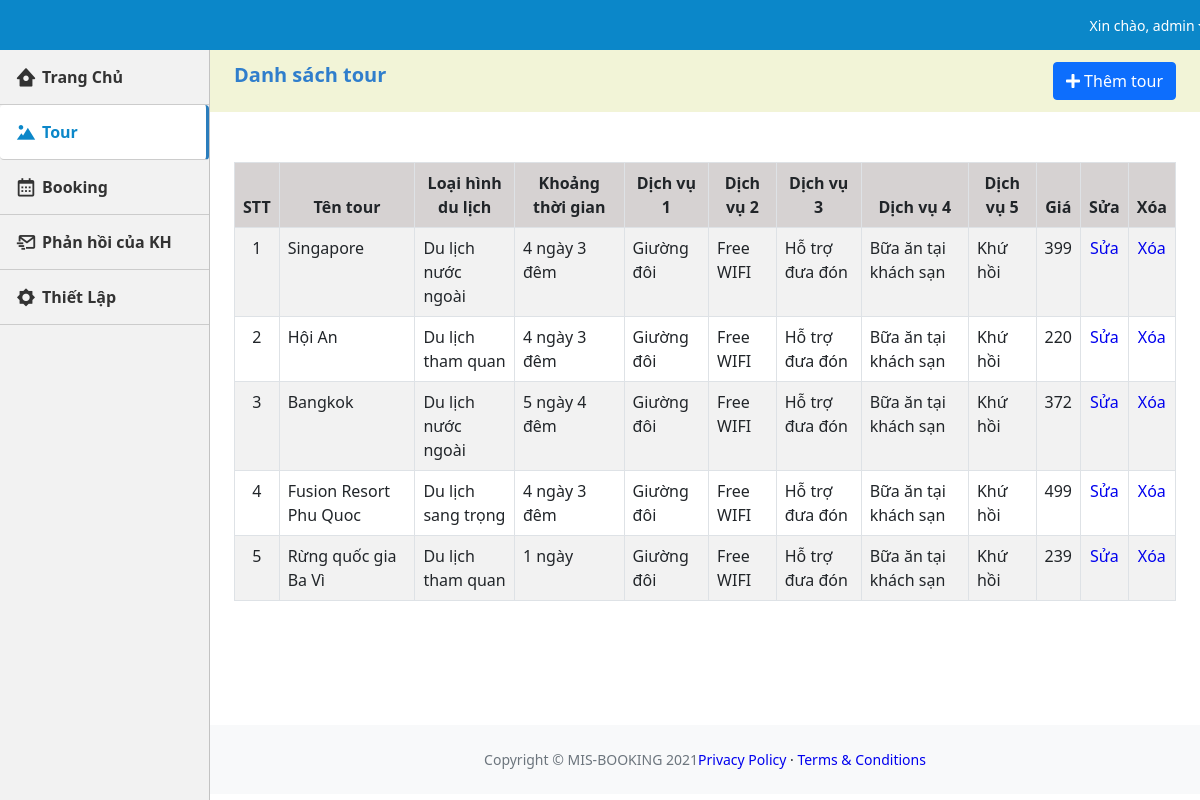
The app's page /admin/tour.php (signed in) with its own data.
### tables this page shows
CREATE TABLE `tbl_tour` (
  `id_tour` int(11) NOT NULL,
  `loai_hinh` varchar(30) NOT NULL,
  `diem_den` varchar(50) NOT NULL,
  `khoang_thoi_gian` varchar(30) NOT NULL,
  `anh_1` varchar(255) NOT NULL,
  `anh_2` varchar(255) NOT NULL,
  `gioi_thieu_tour` text NOT NULL,
  `dich_vu_1` varchar(40) NOT NULL,
  `dich_vu_2` varchar(40) NOT NULL,
  `dich_vu_3` varchar(40) NOT NULL,
  `dich_vu_4` varchar(40) NOT NULL,
  `dich_vu_5` varchar(40) NOT NULL,
  `gia` int(11) NOT NULL,
  `link` text NOT NULL
);

### admin/tour.php (the view, shortened to what this page needs)
<?php
$page = 'tour';
?>
<!DOCTYPE html>
<html lang="en">
    <head>
        <link href='https://unpkg.com/boxicons@2.0.9/css/boxicons.min.css' rel='stylesheet'>
        <link href="https://cdn.jsdelivr.net/npm/simple-datatables@latest/dist/style.css" rel="stylesheet" />
        <link href="css/styles.css" rel="stylesheet" />
        <link href="css/main.css" rel="stylesheet" />
    </head>
    <body class="sb-nav-fixed">
        <nav class="sb-topnav navbar navbar-expand navbar-dark bg-dark px-4" >
            <ul class="navbar-nav ms-auto ms-md-0 ">
                <li class="nav-item dropdown">
                    <a class="nav-link dropdown-toggle" id="navbarDropdown" href="#" role="button" data-bs-toggle="dropdown" aria-expanded="false" style="font-size: 14px;">Xin chào, admin</a>
                </li>
            </ul>
        </nav>
        <div id="layoutSidenav">
            <div id="layoutSidenav_nav">
                <nav class="sb-sidenav accordion sb-sidenav-dark" id="sidenavAccordion">
                    <div class="sb-sidenav-menu">
                    <ul class="nav">
                            <li class=" <?php if($page == 'home'){echo 'active';} ?>">
                                <a class="" href="index.php"><i class='bx bxs-home-circle'></i>
                                    <b>Trang Chủ</b></a>
                            </li>
                            <li class="<?php if($page == 'tour'){echo 'active';} ?>">
                                <a class="" href="tour.php"><i class='bx bxs-landscape'></i>
                                    <b>Tour</b></a>
                            </li>
                            <li class="<?php if($page == 'booking'){echo 'active';}?>">
                                <a class="" href="booking.php"><i class='bx bx-calendar' ></i>
                                    <b>Booking</b></a>
                            </li>
                            <li class="<?php if($page == 'send'){echo 'active';}?>">
                                <a class="" href="./phan_hoi_kh.php"><i class='bx bx-mail-send'></i>
                                    <b>Phản hồi của KH</b></a>
                            </li>
                            <li class="">
                                <a class="" href="./setting.php"><i class='bx bxs-brightness'></i>
                                    <b>Thiết Lập</b></a>
                            </li>
                        </ul>
                    </div>
                </nav>
            </div>
            <div id="layoutSidenav_content">
                <main>
                    <div >
                      <div class="container-list">
                        <div class="display-flex">
                            <h2 class="container-heading">Danh sách tour</h2>
                            <div class="container-add">
                                <button type="button" class="btn btn-primary" >
                                    <a href="./add-tour.php" style="color: #fff;">
                                        <i class="fa fa-plus"></i> Thêm tour
                                    </a>
                                </button>
                            </div>
                        </div>
                      </div>
                        <div class="card mb-4 px-4">
                                <table class="table table-bordered table-striped">
                                    <thead>
                                        <tr class="bg-sm">
                                            <th style="text-align: center;">STT</th>
                                            <th style="text-align: center;">Tên tour</th>
                                            <th style="text-align: center;">Loại hình du lịch</th>
                                            <th style="text-align: center;">Khoảng thời gian</th>
                                            <th style="text-align: center;">Dịch vụ 1</th>
                                            <th style="text-align: center;">Dịch vụ 2</th>
                                            <th style="text-align: center;">Dịch vụ 3</th>
                                            <th style="text-align: center;">Dịch vụ 4</th>
                                            <th style="text-align: center;">Dịch vụ 5</th>
                                            <th style="text-align: center;">Giá</th>
                                            <th style="text-align: center;">Sửa</th>
                                            <th style="text-align: center;">Xóa</th>
                                        </tr>
                                    </thead>
                                    <tbody>
                                    <?php
                                         include("./config.php");
                                        $sql = "
                                                  SELECT *
                                                  FROM tbl_tour
                                                  ORDER BY id_tour DESC";
                                        $noi_dung = mysqli_query($ket_noi, $sql);
                                        $i=0;
                                        while ($row = mysqli_fetch_array($noi_dung))
                                        {
                                            $i++;
                                    ;?>
                                        <tr>
                                            <td style="text-align: center;"><?php echo $i;?></td>
                                            <td><?php echo $row["diem_den"];?></td>
                                            <td><?php echo $row["loai_hinh"];?></td>
                                            <td><?php echo $row["khoang_thoi_gian"];?></td>
                                            <td><?php echo $row["dich_vu_1"];?></td>
                                            <td><?php echo $row["dich_vu_2"];?></td>
                                            <td><?php echo $row["dich_vu_3"];?></td>
                                            <td><?php echo $row["dich_vu_4"];?></td>
                                            <td><?php echo $row["dich_vu_5"];?></td>
                                            <td><?php echo $row["gia"];?></td>
                                            <td style="text-align: center;"><a href="edit-tour.php?id=<?php echo $row['id_tour'];?>">Sửa</a></td>
                                            <td style="text-align: center;"><a href="delete-tour.php?id=<?php echo $row['id_tour'];?>">Xóa</a></td>
                                        </tr>
                                        <?php
                                        }
                                    ;?>
                                    </tbody>
                                </table>
                        </div>
                    </div>
                </main>
                <footer class="py-4 bg-light mt-auto">
                    <div class="container-fluid px-4">
                        <div class="d-flex align-items-center justify-content-between small">
                            <div class="text-muted">Copyright &copy; MIS-BOOKING 2021</div>
                            <div>
                                <a href="#">Privacy Policy</a>
                                &middot;
                                <a href="#">Terms &amp; Conditions</a>
                            </div>
                        </div>
                    </div>
                </footer>
            </div>
        </div>
    </body>
</html>

### admin/css/main.css (style rules this page uses)
a { text-decoration: none; }
.sb-sidenav-menu .nav li { line-height: 30px; }
.sb-sidenav-menu .nav li a { position: relative; display: flex; align-items: center; padding: 12px 15px; color: #333; border-bottom: 1px solid #ccc; }
.sb-sidenav-menu .nav li a i { font-size: 22px; padding-right: 5px }
.sb-sidenav-menu .nav li.active a { background-color: white !important; border-right: 3px solid #2B7DBC; color: #0b87c9; border-radius: 4px; }
.container-heading { margin: 0; color: #307ECC; font-size: 20px; font-weight: bold; line-height: 50px; }
.bg-sm { background-color:#d6d2d2; }
.display-flex { display: flex; justify-content:space-between; padding-right: 1.5rem !important; padding-left: 1.5rem !important; }
.container-add { margin-top: 12px; margin-bottom: 12px }
.container-list { background-color: #f2f4d7; margin-bottom: 50px; }

### records on screen
tbl_tour: diem_den "Singapore", loai_hinh "Du lịch nước ngoài", khoang_thoi_gian "4 ngày 3 đêm", dich_vu_1 "Giường đôi", dich_vu_2 "Free WIFI", dich_vu_3 "Hỗ trợ đưa đón", dich_vu_4 "Bữa ăn tại khách sạn", dich_vu_5 "Khứ hồi", gia "399"
tbl_tour: diem_den "Hội An", loai_hinh "Du lịch tham quan", khoang_thoi_gian "4 ngày 3 đêm", dich_vu_1 "Giường đôi", dich_vu_2 "Free WIFI", dich_vu_3 "Hỗ trợ đưa đón", dich_vu_4 "Bữa ăn tại khách sạn", dich_vu_5 "Khứ hồi", gia "220"
tbl_tour: diem_den "Bangkok", loai_hinh "Du lịch nước ngoài", khoang_thoi_gian "5 ngày 4 đêm", dich_vu_1 "Giường đôi", dich_vu_2 "Free WIFI", dich_vu_3 "Hỗ trợ đưa đón", dich_vu_4 "Bữa ăn tại khách sạn", dich_vu_5 "Khứ hồi", gia "372"
tbl_tour: diem_den "Fusion Resort Phu Quoc", loai_hinh "Du lịch sang trọng", khoang_thoi_gian "4 ngày 3 đêm", dich_vu_1 "Giường đôi", dich_vu_2 "Free WIFI", dich_vu_3 "Hỗ trợ đưa đón", dich_vu_4 "Bữa ăn tại khách sạn", dich_vu_5 "Khứ hồi", gia "499"
tbl_tour: diem_den "Rừng quốc gia Ba Vì", loai_hinh "Du lịch tham quan", khoang_thoi_gian "1 ngày", dich_vu_1 "Giường đôi", dich_vu_2 "Free WIFI", dich_vu_3 "Hỗ trợ đưa đón", dich_vu_4 "Bữa ăn tại khách sạn", dich_vu_5 "Khứ hồi", gia "239"
